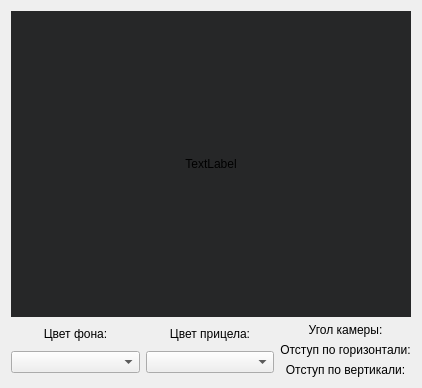
<?xml version="1.0" encoding="UTF-8"?>
<ui version="4.0">
 <class>Client</class>
 <widget class="QWidget" name="Client">
  <property name="enabled">
   <bool>true</bool>
  </property>
  <property name="geometry">
   <rect>
    <x>0</x>
    <y>0</y>
    <width>418</width>
    <height>388</height>
   </rect>
  </property>
  <property name="sizePolicy">
   <sizepolicy hsizetype="Expanding" vsizetype="Fixed">
    <horstretch>0</horstretch>
    <verstretch>0</verstretch>
   </sizepolicy>
  </property>
  <property name="maximumSize">
   <size>
    <width>1600</width>
    <height>1600</height>
   </size>
  </property>
  <property name="windowTitle">
   <string>Клиент</string>
  </property>
  <layout class="QVBoxLayout" name="verticalLayout_4">
   <item>
    <widget class="QLabel" name="label_main">
     <property name="sizePolicy">
      <sizepolicy hsizetype="Expanding" vsizetype="Expanding">
       <horstretch>0</horstretch>
       <verstretch>0</verstretch>
      </sizepolicy>
     </property>
     <property name="minimumSize">
      <size>
       <width>400</width>
       <height>300</height>
      </size>
     </property>
     <property name="styleSheet">
      <string notr="true">background-color: rgb(38, 39, 40);</string>
     </property>
     <property name="text">
      <string>TextLabel</string>
     </property>
     <property name="alignment">
      <set>Qt::AlignCenter</set>
     </property>
    </widget>
   </item>
   <item>
    <layout class="QHBoxLayout" name="horizontalLayout">
     <item>
      <layout class="QVBoxLayout" name="verticalLayout_2">
       <item>
        <widget class="QLabel" name="label_1">
         <property name="sizePolicy">
          <sizepolicy hsizetype="Preferred" vsizetype="Fixed">
           <horstretch>0</horstretch>
           <verstretch>0</verstretch>
          </sizepolicy>
         </property>
         <property name="text">
          <string>Цвет фона:</string>
         </property>
         <property name="alignment">
          <set>Qt::AlignCenter</set>
         </property>
        </widget>
       </item>
       <item>
        <widget class="QComboBox" name="comboBox_fill">
         <property name="sizePolicy">
          <sizepolicy hsizetype="Preferred" vsizetype="Fixed">
           <horstretch>0</horstretch>
           <verstretch>0</verstretch>
          </sizepolicy>
         </property>
        </widget>
       </item>
      </layout>
     </item>
     <item>
      <layout class="QVBoxLayout" name="verticalLayout">
       <item>
        <widget class="QLabel" name="label_2">
         <property name="sizePolicy">
          <sizepolicy hsizetype="Preferred" vsizetype="Fixed">
           <horstretch>0</horstretch>
           <verstretch>0</verstretch>
          </sizepolicy>
         </property>
         <property name="text">
          <string>Цвет прицела:</string>
         </property>
         <property name="alignment">
          <set>Qt::AlignCenter</set>
         </property>
        </widget>
       </item>
       <item>
        <widget class="QComboBox" name="comboBox_crosshair">
         <property name="sizePolicy">
          <sizepolicy hsizetype="Preferred" vsizetype="Fixed">
           <horstretch>0</horstretch>
           <verstretch>0</verstretch>
          </sizepolicy>
         </property>
        </widget>
       </item>
      </layout>
     </item>
     <item>
      <layout class="QVBoxLayout" name="verticalLayout_3">
       <item>
        <widget class="QLabel" name="label_a">
         <property name="sizePolicy">
          <sizepolicy hsizetype="Preferred" vsizetype="Fixed">
           <horstretch>0</horstretch>
           <verstretch>0</verstretch>
          </sizepolicy>
         </property>
         <property name="text">
          <string>Угол камеры:</string>
         </property>
         <property name="alignment">
          <set>Qt::AlignCenter</set>
         </property>
        </widget>
       </item>
       <item>
        <widget class="QLabel" name="label_x">
         <property name="sizePolicy">
          <sizepolicy hsizetype="Preferred" vsizetype="Fixed">
           <horstretch>0</horstretch>
           <verstretch>0</verstretch>
          </sizepolicy>
         </property>
         <property name="text">
          <string>Отступ по горизонтали:</string>
         </property>
         <property name="alignment">
          <set>Qt::AlignCenter</set>
         </property>
        </widget>
       </item>
       <item>
        <widget class="QLabel" name="label_y">
         <property name="sizePolicy">
          <sizepolicy hsizetype="Preferred" vsizetype="Fixed">
           <horstretch>0</horstretch>
           <verstretch>0</verstretch>
          </sizepolicy>
         </property>
         <property name="text">
          <string>Отступ по вертикали:</string>
         </property>
         <property name="alignment">
          <set>Qt::AlignCenter</set>
         </property>
        </widget>
       </item>
      </layout>
     </item>
    </layout>
   </item>
  </layout>
 </widget>
 <resources/>
 <connections/>
</ui>
